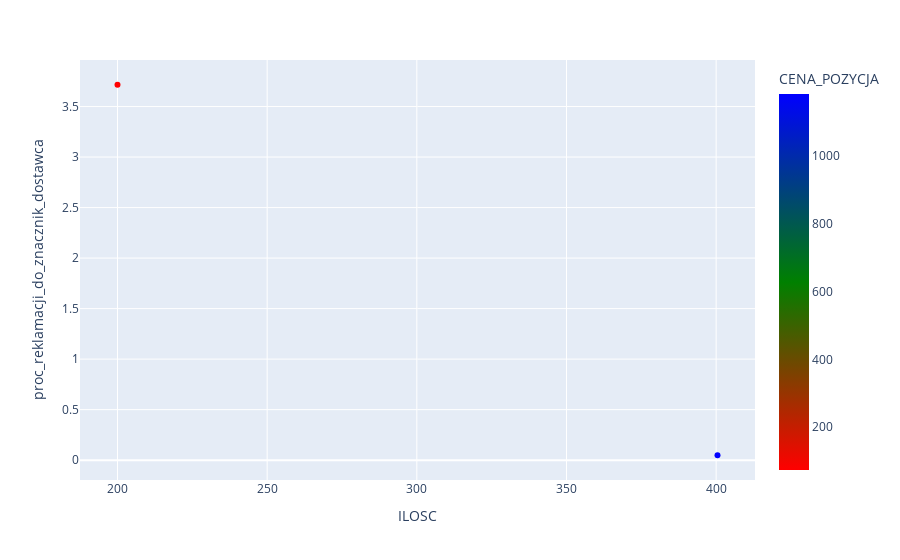

Notebook code cell kept with this figure:
### Code cell
func_cluster(df_fi_sell, 'TAŚMY', 'OUTLET')

### Figure 1 — Plotly figure (JSON) as saved in the notebook; plotly's stock layout.template omitted (floating-point values rounded to 4 significant figures)
{"data": [{"hovertemplate": "ILOSC=%{x}<br>proc_reklamacji_do_znacznik_dostawca=%{y}<br>CENA_POZYCJA=%{marker.color}<extra></extra>", "legendgroup": "", "marker": {"color": [1182.0, 73.8], "coloraxis": "coloraxis", "symbol": "circle"}, "mode": "markers", "name": "", "orientation": "v", "showlegend": false, "type": "scatter", "x": [400.4, 200], "xaxis": "x", "y": [0.0485, 3.716], "yaxis": "y"}], "layout": {"autosize": true, "coloraxis": {"colorbar": {"title": {"text": "CENA_POZYCJA"}}, "colorscale": [[0, "red"], [0.5, "green"], [1, "blue"]]}, "legend": {"tracegroupgap": 0}, "margin": {"t": 60}, "xaxis": {"anchor": "y", "autorange": true, "domain": [0, 1], "range": [188.2, 412.2], "title": {"text": "ILOSC"}, "type": "linear"}, "yaxis": {"anchor": "x", "autorange": true, "domain": [0, 1], "range": [-0.2355, 4.0], "title": {"text": "proc_reklamacji_do_znacznik_dostawca"}, "type": "linear"}}}
